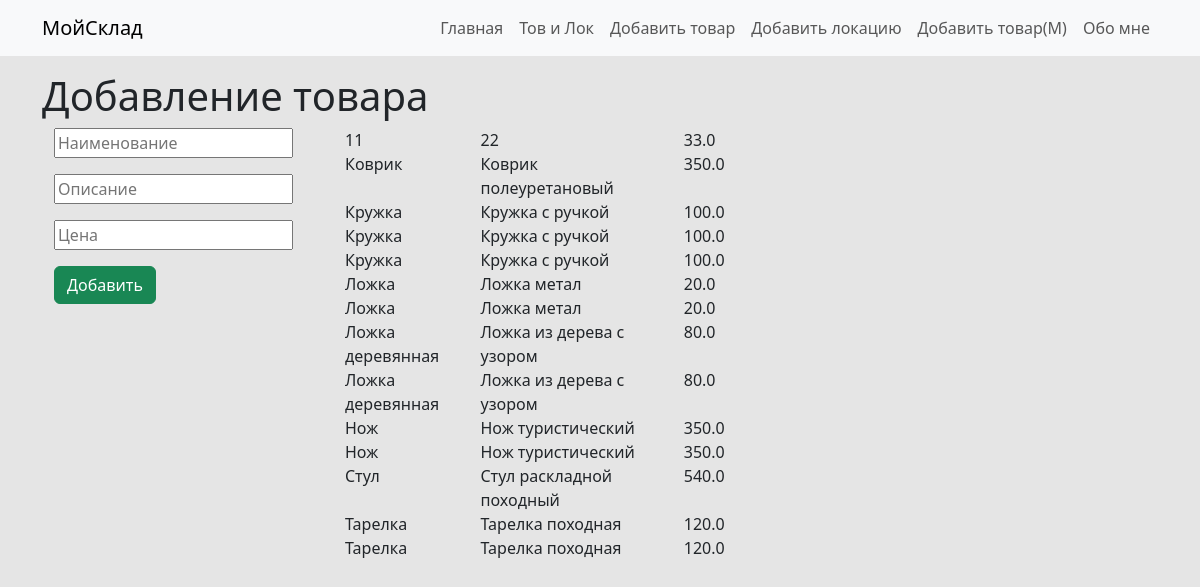
Before: /addprod with the older database file.
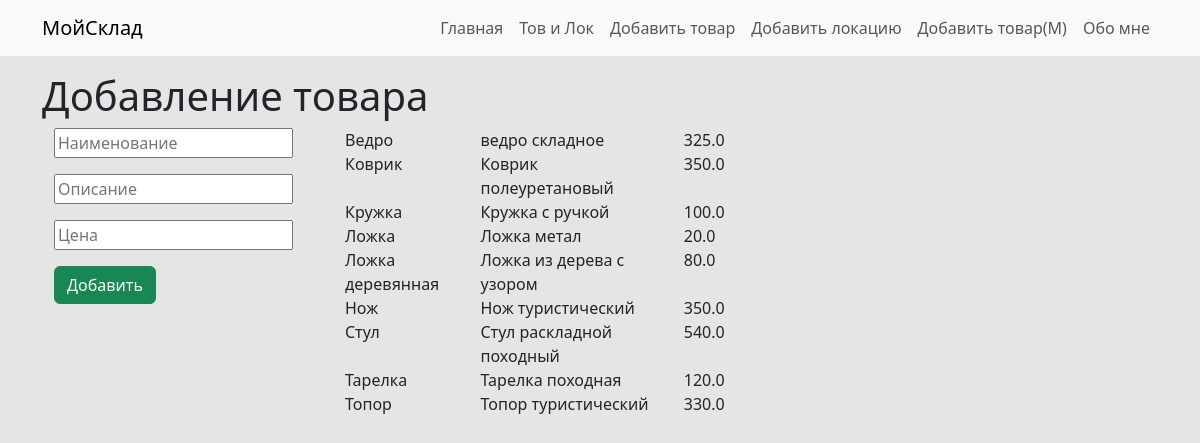
After: the same page with the newer database file.
### model.py (models this page shows)
class Base(DeclarativeBase):
    pass

class Products(Base):
    __tablename__ = 'products'
    id: Mapped[int] = mapped_column(primary_key=True, nullable=False, unique=True, autoincrement=True)
    name: Mapped[str]
    description: Mapped[str]
    price: Mapped[float]

### main.py (the view, shortened to what this page needs)
@app.route('/addprod', methods=['POST', 'GET'])
def addprod():
    prods = db.session.execute(db.select(Products).order_by(Products.name)).scalars()
    return render_template('addprod.html', stuff=prods)

### templates/addprod.html (shortened to what this page needs)
{% extends 'base.html' %}
{% block content %}
<h1>Добавление товара</h1>
<div class="container ">
    <div class="row">
        <div class="col-3">
            <form method="post">
                <div class="mb-3">
                    <input placeholder="Наименование" type="text" name="name">
                </div>
                <div class="mb-3">
                    <input placeholder="Описание" type="text" name="description">
                </div>
                <div class="mb-3">
                    <input placeholder="Цена" type="text" name="price">
                </div>
                <div class="mb-3">
                    <button class="btn btn-success" type="submit">Добавить</button>
                </div>
            </form>
        </div>
        <div class="col-9">
            <div id="prodlist" class="container ">
                {% for thing in stuff %}
                    <div class="row">
                        <div class="col-2 text-start">
                            {{ thing.name }}
                        </div>
                        <div class="col-3 text-start" >
                            {{ thing.description }}
                        </div>
                        <div class="col-1">
                            {{ thing.price }}
                        </div>
                    </div>
                {% endfor %}
            </div>
        </div>
    </div>
</div>
{% endblock %}

Changed rows visible on the page:
removed Products: name "Кружка", description "Кружка с ручкой", price "100.0"
removed Products: name "Кружка", description "Кружка с ручкой", price "100.0"
removed Products: name "Ложка", description "Ложка метал", price "20.0"
removed Products: name "Ложка деревянная", description "Ложка из дерева с узором", price "80.0"
removed Products: name "Нож", description "Нож туристический", price "350.0"
removed Products: name "Тарелка", description "Тарелка походная", price "120.0"
added Products: name "Ведро", description "ведро складное", price "325.0"
changed Products: name "11" → "Топор"; description "22" → "Топор туристический"; price "33.0" → "330.0"; moves down the list
